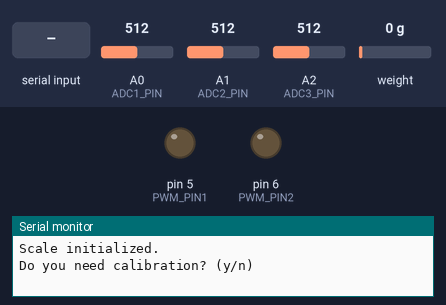
This sketch was run on a simulated Arduino Uno, built with avr-gcc and run on an emulated ATmega328P. On the bench: output pins drawn as LEDs (lit = HIGH), the last lines printed to the serial monitor. The test bench sets the inputs (shaded band); at power-on: A0 (ADC1_PIN) = 512, weight on the scale 0 g, A2 (ADC3_PIN) = 512, A1 (ADC2_PIN) = 512. Nothing arrives over Bluetooth unless stated; a phone connects over Bluetooth LE 3 s after start.

Above: at 1.9 s.
2.0 s: "1" received over Serial
At 5.6 s:
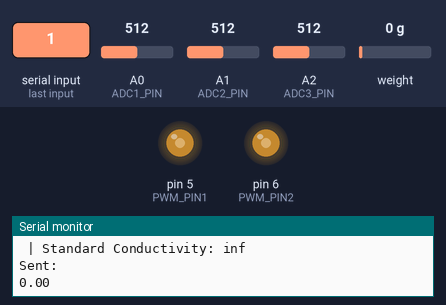
6.2 s: A0 (ADC1_PIN) set to 716
10.4 s: weight on the scale set to 100 g
11.9 s: A2 (ADC3_PIN) set to 716
13.4 s: A1 (ADC2_PIN) set to 716
14.9 s: weight on the scale set to 1250 g
Timing chart, 0 to 17.4 s (numbered marks = the images above; inputs shaded):
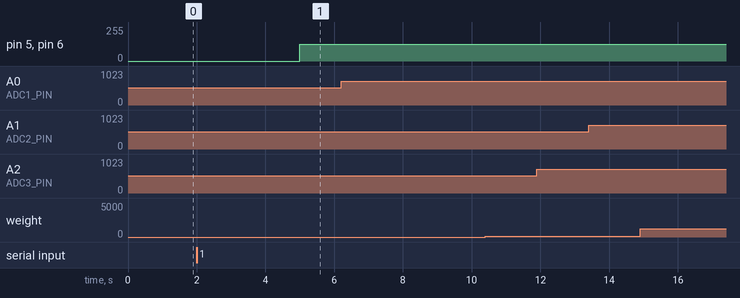

The sketch:

vivra_firmware.ino
```cpp
#include "HX711.h"
#include <ArduinoBLE.h>
#include <Arduino.h>

// Define pins used for loadcell
#define D_OUT  2  // Data pin (DT)
#define CLK 3  // Clock pin (SCK)

//ADC Pins
#define ADC1_PIN A0
#define ADC2_PIN A1
#define ADC3_PIN A2

//PWM Pins
#define PWM_PIN1 5
#define PWM_PIN2 6

// Conductivity sensor variables
float calculated_conductivity;
float calculated_temp;
float calculated_conductivity_standard;
float conductivity;
float resistance;
float v1, v2;

// Constants for conductivity sensor calculations
float kcell = 1.0;
float Temp0 = 25.0;
float R0 = 100.0; //Needs to be measured
float alpha = 0.00393; //degrees C ^ -1
float pwm_voltage;
float TC = 0.02; //Might need to change

//Load cell variables
long calibration_factor = 0;
float known_weight = 10.0;

//Variables needed for bluetooth
// Define BLE service and characteristic
BLEService myService("12345678-1234-5678-1234-56789abcdef0"); // Custom UUID
BLEStringCharacteristic myCharacteristic("abcdefab-cdef-1234-5678-abcdefabcdef", BLERead | BLENotify, 20); // 20-b

HX711 scale;

void init_load_cell() {
  scale.begin(D_OUT, CLK);
  scale.set_scale();
  scale.tare();
  Serial.println("Scale initialized.");
}

void find_calibration_factor() {
  scale.set_scale();
  scale.tare();
  delay(5000);

  long raw_zero = scale.get_units(10);
  Serial.print("Raw zero reading: ");
  Serial.println(raw_zero);
  delay(5000);

  Serial.println("Measuring raw value with the known weight...");
  delay(5000);
  long raw_with_weight = scale.get_units(10);
  Serial.print("Raw reading with weight: ");
  Serial.println(raw_with_weight);

  long change_in_raw_value = raw_with_weight - raw_zero;
  calibration_factor = known_weight / change_in_raw_value;
  Serial.print("Calibration factor: ");
  Serial.println(calibration_factor);

  calibration_factor = calibration_factor;
  scale.set_scale(calibration_factor);
}

float read_weight() {
  return scale.get_units(10);
}

void handle_user_input_for_calibration() {
  Serial.println("Do you need calibration? (y/n)");

  while (Serial.available() == 0) {}

  char user_input = Serial.read();
  user_input = toLowerCase(user_input);

  if (user_input == 'y') {
    find_calibration_factor();
  }
}

// Conductivity sensor helper functions
float calculate_conductivity(float v1, float v2) {
  float v_diff = abs(v1-v2);

	conductivity = kcell/v_diff; //Outputs in microsemens/cm
	return conductivity;
}

float calculate_temperature(float Vt_out) {
  //PWM Voltage per michael
  pwm_voltage = 0;

  float v_diff = abs(pwm_voltage-Vt_out);

	resistance = v_diff/(1*10^-6); //Resistance in ohms

  Serial.print("Resistance0 for calibration: ");
  Serial.print(resistance);

	calculated_temp = Temp0 + (((resistance/R0) - 1)/alpha);
	return calculated_temp;
}

float calculate_standard_conductivity(float calculated_conductivity, float calculated_temp) {
  float specific_conductance = calculated_conductivity/(1 + TC * (calculated_temp - 25));
  return specific_conductance;
}

// Function to initialize GPIO and ADC pins for the conductivity sensor
void init_cond_pins() {
  //ADC Pins
  pinMode(ADC1_PIN, INPUT);
  pinMode(ADC2_PIN, INPUT);
  pinMode(ADC3_PIN, INPUT);

  //PWM Pin
  pinMode(PWM_PIN1, OUTPUT);
  pinMode(PWM_PIN2, OUTPUT);
}

void init_BLE() {
  delay(2000);
  Serial.println("Starting BLE!");

  if (!BLE.begin()) {
      Serial.println("Failed to start BLE!");
      while (1);
  }

  BLE.setLocalName("NanoESP32_BLE");  // Device name
  BLE.setAdvertisedService(myService);
  myService.addCharacteristic(myCharacteristic);
  BLE.addService(myService);

  BLE.advertise(); // Start advertising
  Serial.println("BLE device ready & advertising...");
}

void setup() {
  Serial.begin(115200);
  scale.begin(D_OUT, CLK);

  //Load cell setup
  init_load_cell();
  handle_user_input_for_calibration();

  //conductivity sensor setup
  init_cond_pins();

  //Initialize BLE
  init_BLE();
}

void transmit_BLE(float data) {
  String strData = String(data, 2);
  myCharacteristic.writeValue(strData);  // Send data back to phone
  Serial.println("Sent: ");
  Serial.println(data);
  delay(1000);
}

void loop() {
  Serial.println("Attemoting to connect BLE!");
  BLEDevice central = BLE.central();
  Serial.print("Connected to: ");
  Serial.println(central.address());

  //Load cell functionality
  float weight = read_weight();
  Serial.print("Current weight: ");
  Serial.print(weight);
  Serial.println(" lbs");

  // Initializing PWM
  analogWrite(PWM_PIN1, 127); // 127 = 50% (range is 0-255)
  analogWrite(PWM_PIN2, 127); // 127 = 50% (range is 0-255)

  //Cond. sensor
  v1 = analogRead(ADC1_PIN);
  v2 = analogRead(ADC2_PIN);

  calculated_conductivity = calculate_conductivity(v1, v2); //Potentially look at adding current(a_diff) into this equation

  //Temp sensor
  float Vt_out = analogRead(ADC3_PIN);

  //ASK MSIZZLE ABOUT RESISTORS FOR PWM TO CALC. VOTLAGE OF PWM
  calculated_temp = calculate_temperature(Vt_out);

  calculated_conductivity_standard = calculate_standard_conductivity(calculated_conductivity, calculated_temp);

  // Print results to Serial Monitor
  Serial.print("Conductivity: ");
  Serial.print(calculated_conductivity);

  Serial.print(" | Temperature: ");
  Serial.println(calculated_temp);


  Serial.print(" | Standard Conductivity: ");
  Serial.println(calculated_conductivity_standard);

  //Data transmission:
  //load cell
  transmit_BLE(weight);

  //Conductivity
  transmit_BLE(calculated_conductivity);
  transmit_BLE(calculated_temp);

  delay(500);
}
```

Measured:
- after the input at 2.0 s, pin 5 (PWM_PIN1), pin 6 (PWM_PIN2): 0/255 → 127/255 after 3.0 s
